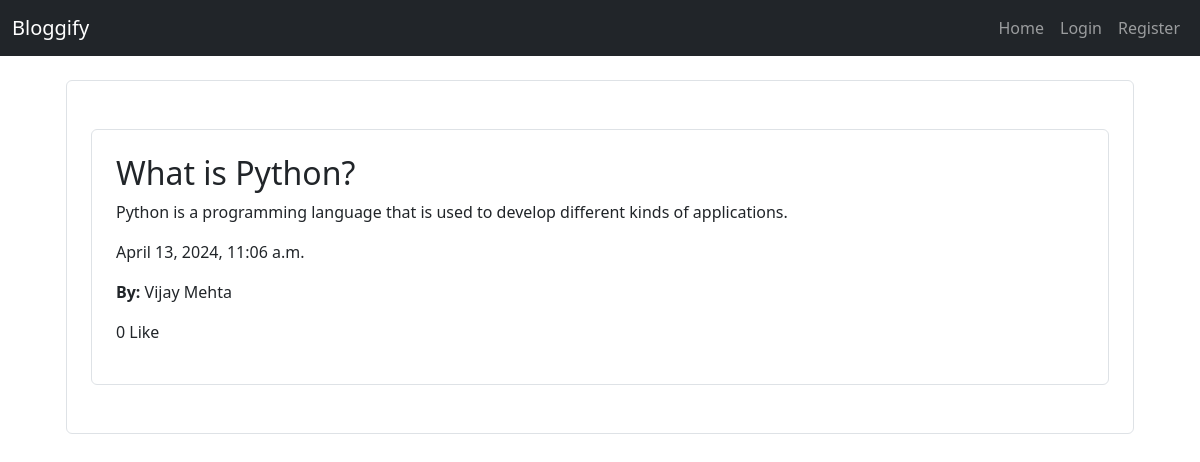
Screenshot of /guest-post-details/?id=2 with the database file from the repository.
### articles/models.py (models this page shows, shortened)
class Post(models.Model):
    title = models.CharField(max_length=100)
    description = models.CharField(max_length=250)
    content = models.TextField()
    created_at = models.DateTimeField(auto_now_add=True)
    author = models.ForeignKey(User, on_delete=models.CASCADE)
    likes = models.ManyToManyField(User, related_name='likes')

### accounts/models.py (models this page shows, shortened)
class User(models.Model):
    first_name = models.CharField(max_length=50)
    last_name = models.CharField(max_length=50)
    email_id = models.CharField(max_length=50)
    password = models.CharField(max_length=20)
    image = models.ImageField(upload_to='profile_pics', default="defaultprofilepic.jpg")
    password_reset_code = models.CharField(max_length=6,default="")

### articles/views.py (the view)
# urls.py: path('guest-post-details/', articles_views.guest_post_details_view, name='guest-post-details'),
def guest_post_details_view(request):
    return render(request, 'GuestPostDetails.html', {'post': Post.objects.get(id=request.GET['id'])})

### templates/GuestPostDetails.html (shortened to what this page needs)
{% extends 'base.html' %}
{% block content %}
<div class="container">
    <div class="border rounded p-4 m-4">
        <div class="rounded mx-auto border p-4 m-4">
            <h2>{{ post.title }}</h2>
            <p>{{ post.content }}</p>
            <p>{{ post.created_at }}</p>
            <p><b>By: </b>{{ post.author.first_name }} {{ post.author.last_name }}</p>
            {% if post.likes.count > 1 %}
                <p>{{ post.likes.count }} Likes</p>
            {% else %}
                <p>{{ post.likes.count }} Like</p>
            {% endif %}
        </div>
    </div>
</div>
{% endblock %}

### rows the page displays
Post: title "What is Python?", content "Python is a programming language that is used to develop different kinds of applications.", created_at "April 13, 2024, 11:06 a.m.", author.first_name "Vijay", author.last_name "Mehta", likes.count "0"
